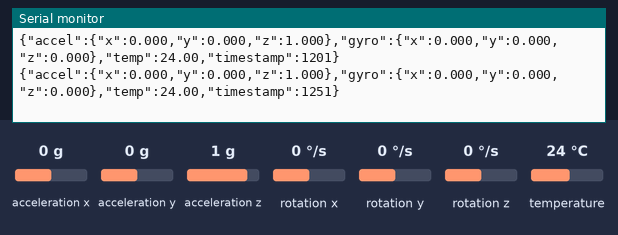
A sketch run on a simulated nRF52 board. Shown: the last lines printed to the serial monitor. Inputs (shaded band) come from the test bench; at power-on: acceleration x 0 g, acceleration y 0 g, acceleration z 1 g, rotation x 0 °/s, rotation y 0 °/s, rotation z 0 °/s, temperature 24 °C. A phone connects over Bluetooth LE 3 s after start.

Above: at 1.3 s.
1.4 s: acceleration x set to -1.4 g
At 1.42 s:
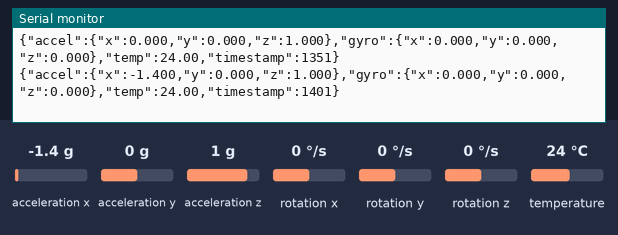
2.9 s: acceleration y set to -1.4 g
At 2.92 s:
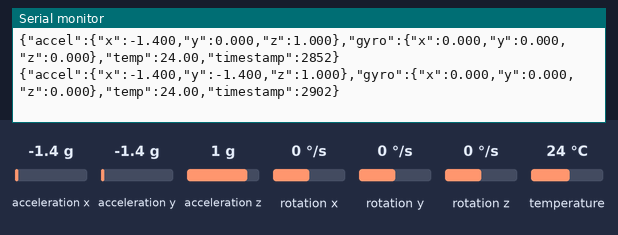
4.4 s: acceleration z set to -1.4 g
At 4.42 s:
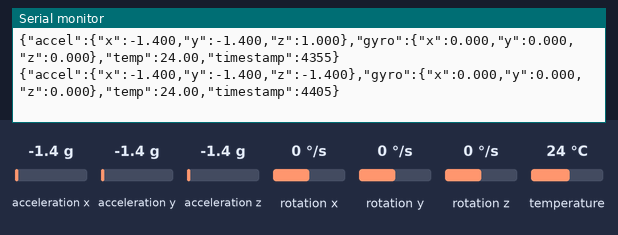
5.9 s: rotation x set to -192 °/s
At 5.92 s:
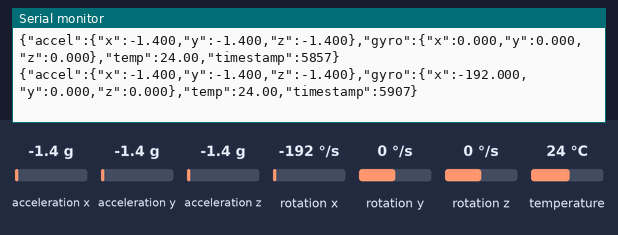
7.4 s: rotation y set to -192 °/s
At 7.42 s:
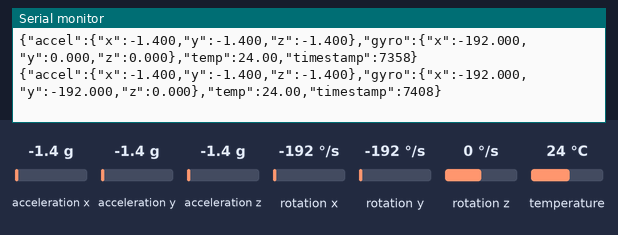

The sketch:

XIAO_nRF52840_IMU.ino
```cpp
/*
 * XIAO nRF52840 Sense IMU Display Project
 *
 * このスケッチは、LSM6DS3 IMUセンサーから加速度、ジャイロスコープ、
 * 温度データを読み取り、JSON形式でシリアル出力およびBLE送信します。
 *
 * 必要なライブラリ:
 * - Seeed_Arduino_LSM6DS3 (https://github.com/Seeed-Studio/Seeed_Arduino_LSM6DS3)
 * - Adafruit_TinyUSB_Arduino (Seeed nRF52ボードパッケージに含まれる)
 *
 * ボード設定:
 * - ボード: Seeed XIAO nRF52840 Sense
 * - ボーレート: 115200
 */

#include "LSM6DS3.h"
#include "Wire.h"
#include <bluefruit.h>

// LSM6DS3センサーオブジェクトを作成（I2C通信）
LSM6DS3 imu(I2C_MODE, 0x6A);  // I2Cアドレス: 0x6A

// BLE UART サービス
BLEUart bleuart;

// サンプリング間隔（ミリ秒）
const int SAMPLE_INTERVAL = 50;  // 20Hz - BLE送信のため間隔を長く

// 前回のサンプリング時刻
unsigned long lastSampleTime = 0;

// バイナリエンコード関数

// 13ビットエンコード: 符号付き整数 (範囲: -256.0 to +255.9375)
int16_t encode13bit(float value) {
  // 小数4bitにスケーリング (×16)
  int16_t scaled = (int16_t)(value * 16.0);
  // 13bitマスク (符号拡張を保持)
  return scaled & 0x1FFF;
}

// 温度エンコード: 整数8bit + 小数8bit
uint16_t encodeTemp(float temp) {
  int8_t intPart = (int8_t)temp;
  uint8_t fracPart = (uint8_t)((temp - intPart) * 256.0);
  return ((uint16_t)intPart << 8) | fracPart;
}


void setup() {
  // シリアル通信を初期化
  Serial.begin(115200);

  // シリアル接続を待機（最大3秒）
  unsigned long startTime = millis();
  while (!Serial && (millis() - startTime < 3000)) {
    delay(10);
  }

  Serial.println("XIAO nRF52840 Sense IMU Display");
  Serial.println("Initializing LSM6DS3 sensor...");

  // IMUセンサーを初期化
  if (imu.begin() != 0) {
    Serial.println("ERROR: Failed to initialize LSM6DS3!");
    Serial.println("Please check:");
    Serial.println("- Seeed_Arduino_LSM6DS3 library is installed");
    Serial.println("- Board is XIAO nRF52840 Sense (not regular nRF52840)");
    while (1) {
      delay(1000);
    }
  }

  Serial.println("LSM6DS3 initialized successfully!");

  // BLE初期化
  Serial.println("Initializing BLE...");

  // Bluefruitを初期化
  Bluefruit.begin();
  Bluefruit.setTxPower(4);  // 送信パワー設定 (-40, -30, -20, -16, -12, -8, -4, 0, 4)
  Bluefruit.setName("XIAO_IMU");

  // BLE UART サービスを開始
  bleuart.begin();

  // アドバタイズ設定
  Bluefruit.Advertising.addFlags(BLE_GAP_ADV_FLAGS_LE_ONLY_GENERAL_DISC_MODE);
  Bluefruit.Advertising.addTxPower();
  Bluefruit.Advertising.addService(bleuart);
  Bluefruit.Advertising.addName();

  // アドバタイズ開始
  Bluefruit.Advertising.restartOnDisconnect(true);
  Bluefruit.Advertising.setInterval(32, 244);  // 単位: 0.625ms
  Bluefruit.Advertising.setFastTimeout(30);    // 30秒後にスローアドバタイズに切り替え
  Bluefruit.Advertising.start(0);              // 0 = 無期限にアドバタイズ

  Serial.println("BLE initialized successfully!");
  Serial.println("Device name: XIAO_IMU");
  Serial.println("Starting data stream...");
  Serial.println();

  delay(100);
}

void loop() {
  unsigned long currentTime = millis();

  // サンプリング間隔をチェック
  if (currentTime - lastSampleTime >= SAMPLE_INTERVAL) {
    lastSampleTime = currentTime;

    // 加速度データを読み取り（m/s²）
    float accelX = imu.readFloatAccelX();
    float accelY = imu.readFloatAccelY();
    float accelZ = imu.readFloatAccelZ();

    // ジャイロスコープデータを読み取り（度/秒）
    float gyroX = imu.readFloatGyroX();
    float gyroY = imu.readFloatGyroY();
    float gyroZ = imu.readFloatGyroZ();

    // 温度データを読み取り（℃）
    float temperature = imu.readTempC();

    // シリアル用JSON（完全版）
    String jsonData = "{";
    jsonData += "\"accel\":{";
    jsonData += "\"x\":" + String(accelX, 3);
    jsonData += ",\"y\":" + String(accelY, 3);
    jsonData += ",\"z\":" + String(accelZ, 3);
    jsonData += "},";
    jsonData += "\"gyro\":{";
    jsonData += "\"x\":" + String(gyroX, 3);
    jsonData += ",\"y\":" + String(gyroY, 3);
    jsonData += ",\"z\":" + String(gyroZ, 3);
    jsonData += "},";
    jsonData += "\"temp\":" + String(temperature, 2);
    jsonData += ",\"timestamp\":" + String(currentTime);
    jsonData += "}";

    // シリアル出力
    Serial.println(jsonData);

    // BLE送信（バイナリ形式 - 12バイト）
    if (Bluefruit.connected()) {
      uint8_t bleData[12];

      // 加速度データをエンコード
      uint16_t ax = encode13bit(accelX);
      uint16_t ay = encode13bit(accelY);
      uint16_t az = encode13bit(accelZ);

      // ビットパッキング: 加速度 (5バイト)
      bleData[0] = ax & 0xFF;
      bleData[1] = ((ax >> 8) & 0x1F) | ((ay & 0x07) << 5);
      bleData[2] = (ay >> 3) & 0xFF;
      bleData[3] = ((ay >> 11) & 0x03) | ((az & 0x3F) << 2);
      bleData[4] = (az >> 6) & 0x7F;

      // ジャイロデータをエンコード
      uint16_t gx = encode13bit(gyroX);
      uint16_t gy = encode13bit(gyroY);
      uint16_t gz = encode13bit(gyroZ);

      // ビットパッキング: ジャイロ (5バイト)
      bleData[5] = gx & 0xFF;
      bleData[6] = ((gx >> 8) & 0x1F) | ((gy & 0x07) << 5);
      bleData[7] = (gy >> 3) & 0xFF;
      bleData[8] = ((gy >> 11) & 0x03) | ((gz & 0x3F) << 2);
      bleData[9] = (gz >> 6) & 0x7F;

      // 温度データをエンコード (2バイト)
      uint16_t temp = encodeTemp(temperature);
      bleData[10] = temp >> 8;
      bleData[11] = temp & 0xFF;

      // バイナリデータを送信
      bleuart.write(bleData, 12);
      delay(30);
    }
  }
}
```

Measured:
- after the input at 1.4 s, the serial monitor: prints a new line at once (image 1)
